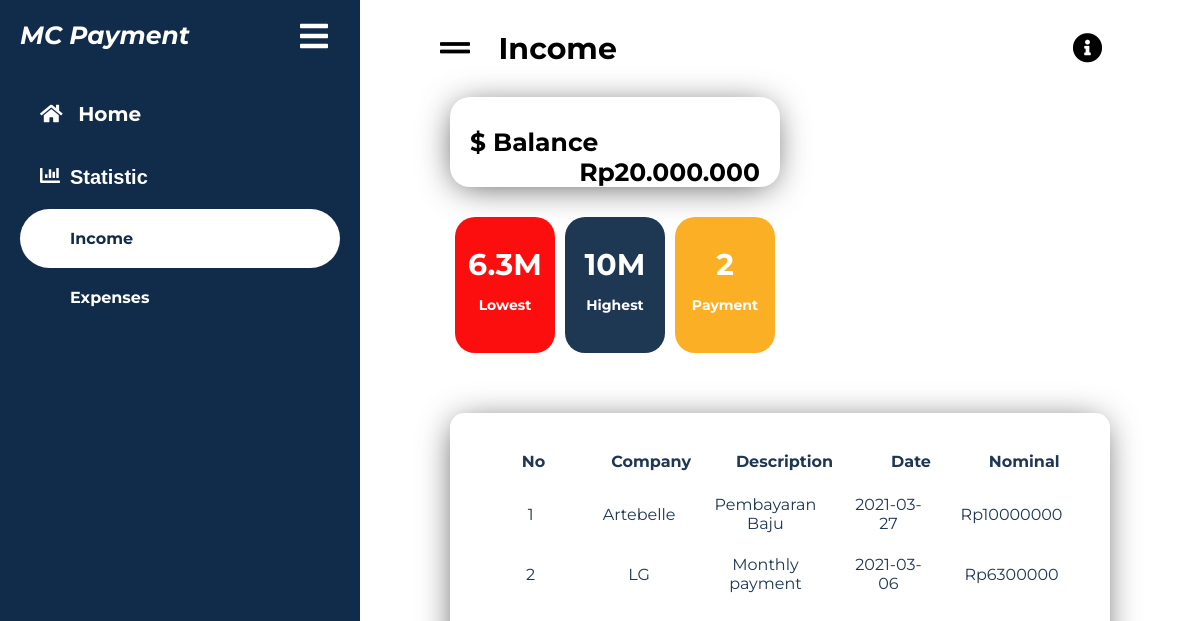
Screenshot of /Income.php with the database file from the repository.
### tables this page shows
CREATE TABLE `transaction` (
  `id` int(5) NOT NULL,
  `company_name` varchar(20) NOT NULL,
  `description` varchar(20) NOT NULL,
  `date` date NOT NULL,
  `type_transaction` varchar(10) NOT NULL,
  `nominal` float NOT NULL
);

### Asset/PHP/IncomeData.php (called while the page is built)
<?php
include 'connection.php';
$sql="SELECT * FROM transaction WHERE type_transaction='Income'";
$result = mysqli_query($con,$sql);
$sql="SELECT min(nominal)as min, max(nominal)as max, count('id')as payment FROM transaction WHERE type_transaction='Income'";
$resultMinMax = mysqli_query($con,$sql);
?>

### Income.php (the view, shortened to what this page needs)
<!DOCTYPE html>
<html>
<head>
<link rel="stylesheet" href="Asset/CSS/Income/Income.css">
<link rel="stylesheet" href="https://cdnjs.cloudflare.com/ajax/libs/font-awesome/5.15.3/css/all.min.css">
<?php include 'Asset/PHP/IncomeData.php' ?>
</head>
<body>
	<div class="sidebar">
		<div class="sidebar-header">
			<div class="sidebar-title">
				MC Payment
			</div>
			<div class="hamburger">
				<i class="fa fa-bars fa-2x"></i>
			</div>
		</div>
		<a href="Home.php" class="menu homeSideBar"><i class="fa fa-home sideIcon"></i> Home</a>
		<button class="dropdown-btn" id="subMenu"><i class="fas fa-chart-bar sideIcon"></i> <span>Statistic</span>
		</button>
		<div class="dropdown-container">
            <a href="Income.php" class="menu incomeSideBar">Income</a>
			<a href="Expense.php" class="menu expenseSideBar">Expenses</a>
		</div>
	</div>
	<div class="content">
		<div class="head-content">
			<div class="title-content">
				<i class="fas fa-grip-lines"></i> <span>Income</span>
			</div>
			<div class="title-bar">
				<i class="fas fa-info-circle"></i>
			</div>
		</div>
        <div class="content-1">
			<div class="balance-info">
				<div class="current-balance">
					$ Balance<span>Rp20.000.000</span>
				</div>
                <div class="cardbalance-info">
                    <?php
                    while($row = mysqli_fetch_array($resultMinMax)) { ?>
                        <div class="card-1">
                            <p><?php echo $row['min']/1000000?>M<br><span>Lowest</span></p>
                        </div>
                        <div class="card-2">
                            <p><?php echo $row['max']/1000000?>M<br><span>Highest</span></p>
                        </div>
                        <div class="card-3">
                            <p><?php echo $row['payment']?><br><span>Payment</span></p>
                        </div>
                    <?php } ?>
                </div>
            </div>
        </div>
        <div class="content-2">
            <div class="table-set">
                <table class="income-table">
                    <thead>
                    <tr>
                        <th>No</th>
                        <th>Company</th>
                        <th>Description</th>
                        <th>Date</th>
                        <th>Nominal</th>
                    </tr>
                    </thead>
                    <tbody>
                <?php
                $i = 0;
                while($row = mysqli_fetch_array($result)) {
                    $i++; ?>
                    <tr>
                        <td><?php echo $i ?></td>
                        <td><?php echo $row['company_name'] ?></td>
                        <td><?php echo $row['description'] ?></td>
                        <td><?php echo $row['date'] ?></td>
                        <td>Rp<?php echo $row['nominal'] ?></td>
                    </tr>
                <?php  } ?>
                    </tbody>
                </table>
            </div>
        </div>
	</div>
</body>
</html>

### rows the page displays
transaction: company_name "Artebelle", description "Pembayaran Baju", date "2021-03-27", nominal "10000000"
transaction: company_name "LG", description "Monthly payment", date "2021-03-06", nominal "6300000"

### other values shown
$row['min']/1000000 "6.3"
$row['max']/1000000 "10"
$row['payment'] "2"
